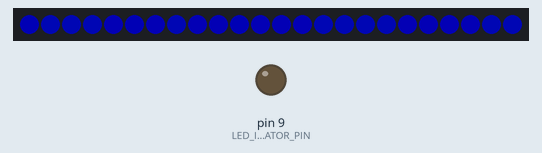
Simulated run of this sketch. Board: Arduino Uno, built with avr-gcc and run on an emulated ATmega328P. On the bench: 24 RGB LEDs in strip order, left to right, output pins drawn as LEDs (lit = HIGH). Dim RGB values are drawn brighter than linear; random numbers use the default seed unless the sketch sets one.

Above: at 0.01 s.
At 4.89 s:
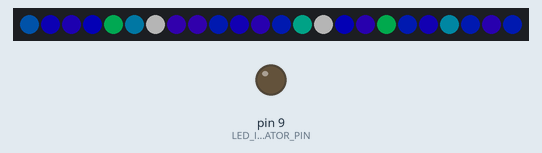
At 9.78 s:
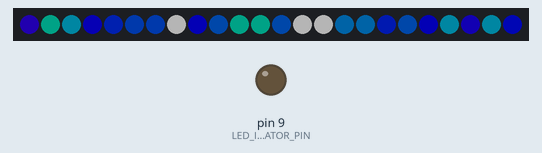
At 19.97 s:
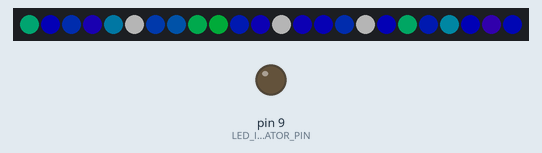
At 30.02 s:
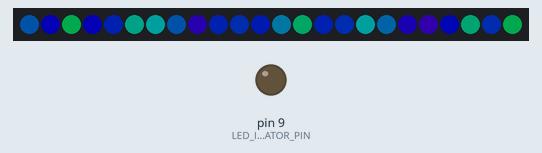
At 39.93 s:
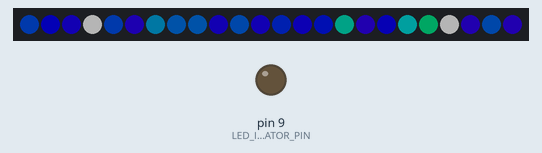

The sketch:

blue_twinkle.ino
```cpp
#include <FastLED.h>

const int ledBufferLength = 24;
const int LED_INDICATOR_PIN = 9;
const int LED_DATA_PIN = 6;

// the array used to set the lights
CRGB led[ledBufferLength];
int ledValues[ledBufferLength][3];
int remaining[ledBufferLength];

// bounds on the allowed color
int upper = HUE_BLUE + 25;
int lower = HUE_BLUE - 40;

//
int nWhites = 3;
int whites[] = {0, 5, 10};
int whiteCountPrimary[] = {5, 7, 9};
int whiteCountSecondary[] = {3, 5, 3};


void initializeLeds()
{
    pinMode(LED_INDICATOR_PIN, OUTPUT);

    // Set uninitialised LEDs to a faint grey
    memset8(led, 60, ledBufferLength * sizeof(CRGB));

    FastLED.addLeds<WS2811, LED_DATA_PIN, RGB>(led, ledBufferLength).setCorrection(Typical8mmPixel);
    FastLED.show();
}

// the setup routine runs once when you press reset:
void setup() {
  randomSeed(analogRead(0));
  initializeLeds();
  for (int i=0; i<ledBufferLength; i++) {
    ledValues[i][0] = HUE_BLUE;
    ledValues[i][1] = 255;
    ledValues[i][2] = 255;
    remaining[i] = 0;
  }
  FastLED.setBrightness(64);
}

int findWhite(int idx) {
  for (int i=0; i<nWhites; i++) {
    if (whites[i] == idx) {
      return i;
    }
  }
  return -1;
}

void showWhite(int idx, int whiteIdx) {
  if (whiteCountPrimary[whiteIdx] % 2) {
    led[idx] = CHSV(ledValues[idx][0], ledValues[idx][1], ledValues[idx][2]);
  } else {
    led[idx] = CRGB(255, 255, 255);
  }
  whiteCountSecondary[whiteIdx]--;
  if (whiteCountSecondary[whiteIdx] == 0) {
    whiteCountSecondary[whiteIdx] = random(3, 10);
    whiteCountPrimary[whiteIdx]--;
    if (whiteCountPrimary[whiteIdx] == 0) {
        whites[whiteIdx] = random(0, ledBufferLength);
        whiteCountPrimary[whiteIdx] = random(3, 10);
    }
  }
}

// For each LED, pick a random blue and then step towards it.
// Once that blue is hit, pick a different random blue, repeat
void loop() {
  digitalWrite(LED_INDICATOR_PIN, HIGH);   // turn the LED on (HIGH is the voltage level)
  int step = 2;
  for (int i=0; i<ledBufferLength; i++) {
    int whiteIdx = findWhite(i);
    if (whiteIdx >= 0) {
      showWhite(i, whiteIdx);
    } else {
      if (remaining[i] == 0) {
        int value = ledValues[i][0];
        int diff = int(random(lower - value, upper - value));
        remaining[i] = diff / step;
      }
      if (remaining[i] > 0) {
        ledValues[i][0] += step;
        remaining[i]--;
      } else {
        ledValues[i][0] -= step;
        remaining[i]++;
      }
      led[i] = CHSV(ledValues[i][0], ledValues[i][1], ledValues[i][2]);
    }
  }
  FastLED.show();
  digitalWrite(LED_INDICATOR_PIN, LOW);
  FastLED.delay(70);
}
```
